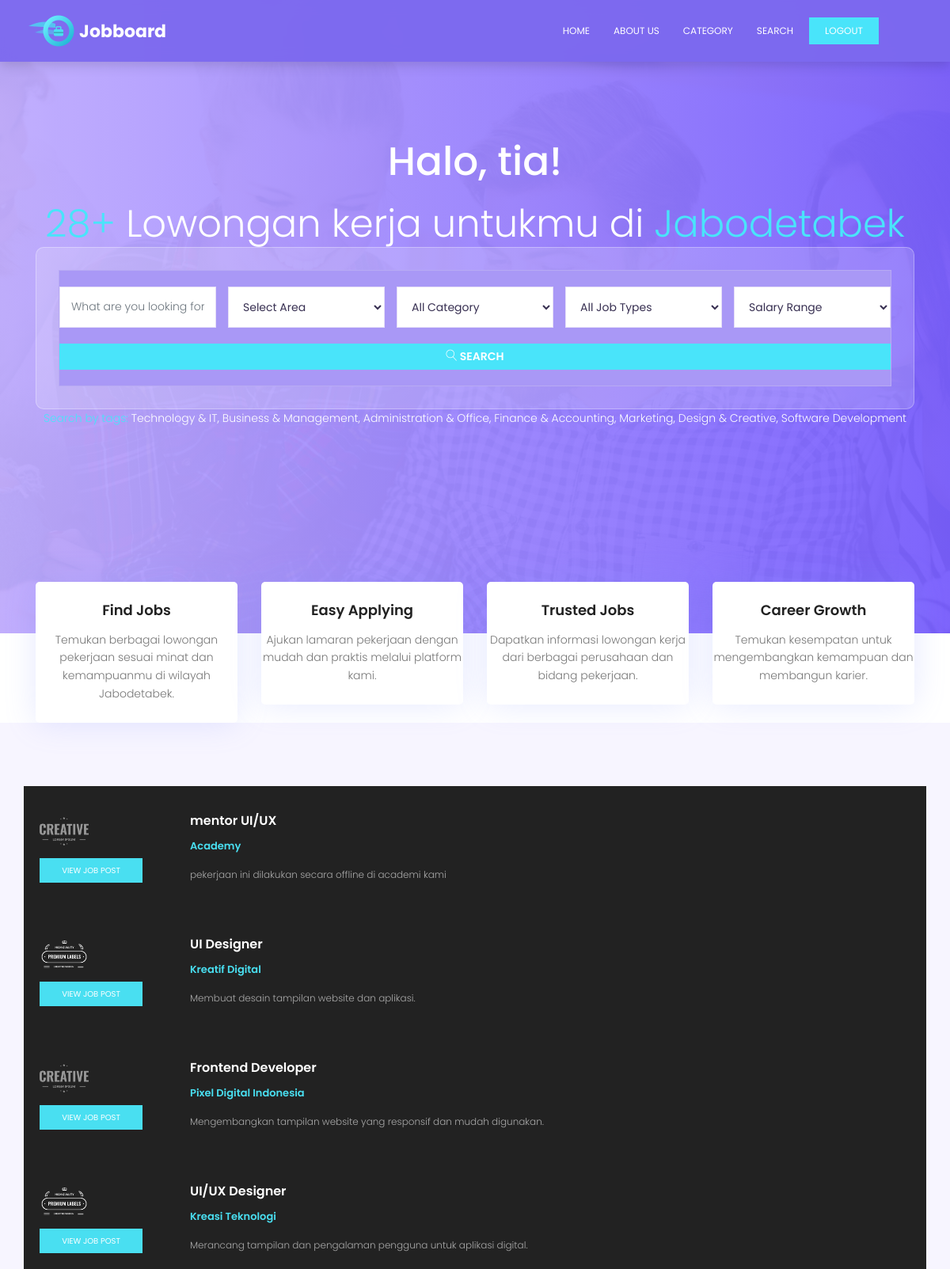
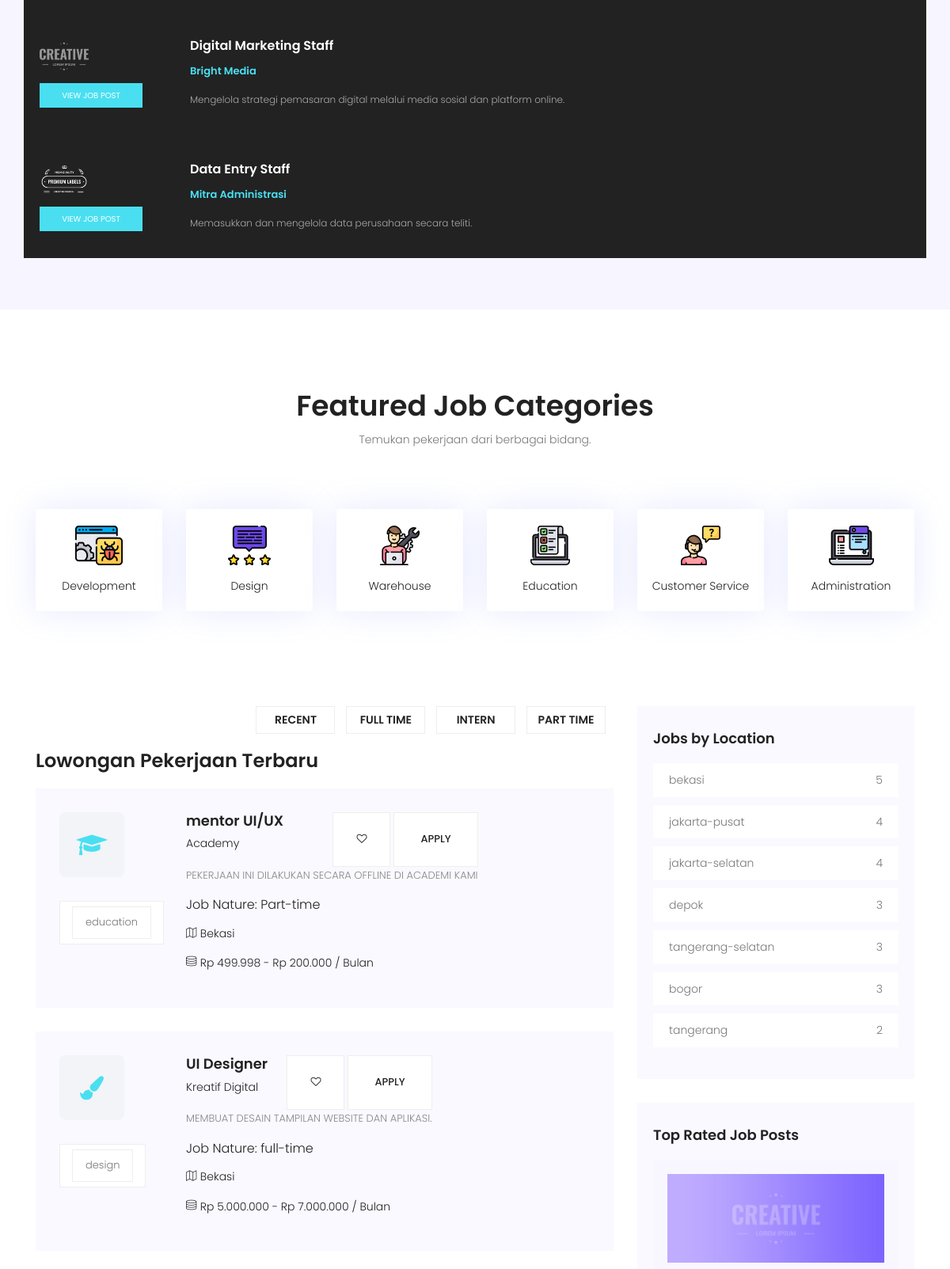
Screenshot of /home.php (signed in, upper part) with the database file from the repository (2 pictures, top to bottom).
### tables this page shows
CREATE TABLE `users` (
  `id` int(11) NOT NULL,
  `nama` varchar(100) NOT NULL,
  `email` varchar(100) NOT NULL,
  `no_hp` varchar(20) NOT NULL,
  `password` varchar(255) NOT NULL,
  `created_at` timestamp NOT NULL DEFAULT current_timestamp()
);

CREATE TABLE `jobs` (
  `id` int(11) NOT NULL,
  `judul_posisi` varchar(150) NOT NULL,
  `nama_perusahaan` varchar(150) NOT NULL,
  `deskripsi` text NOT NULL,
  `persyaratan` text DEFAULT NULL,
  `lokasi` varchar(100) NOT NULL,
  `kategori` varchar(100) NOT NULL,
  `category_id` int(11) DEFAULT NULL,
  `tipe` varchar(50) NOT NULL,
  `gaji_min` bigint(20) DEFAULT 0,
  `gaji_max` bigint(20) DEFAULT 0,
  `status` enum('Buka','Tutup') DEFAULT 'Buka',
  `created_at` timestamp NOT NULL DEFAULT current_timestamp()
);

### home.php (the view, shortened to what the rows shown need)
<?php
require 'auth.php';
include 'koneksi.php';
$query = "SELECT * FROM jobs
          WHERE status = 'Buka'
          ORDER BY created_at DESC
          LIMIT 6";
$jobs_result = mysqli_query($conn, $query);
$weekly_count_result = mysqli_query($conn, "
    SELECT COUNT(*) AS total
    FROM jobs
    WHERE created_at >= DATE_SUB(NOW(), INTERVAL 7 DAY)
");
$weekly_count = $weekly_count_result ? (int) mysqli_fetch_assoc($weekly_count_result)['total'] : 0;
$top_jobs_result = mysqli_query($conn, "
    SELECT * FROM jobs
    WHERE status = 'Buka'
    ORDER BY created_at DESC
    LIMIT 3
");
$popular_jobs_result = mysqli_query($conn, "
    SELECT * FROM jobs
    WHERE status = 'Buka'
    ORDER BY created_at DESC
    LIMIT 6
");
?>
<!DOCTYPE html>
<html lang="id" class="no-js">
<head>
    <link rel="stylesheet" href="css/linearicons.css">
    <link rel="stylesheet" href="css/font-awesome.min.css">
    <link rel="stylesheet" href="css/bootstrap.css">
    <link rel="stylesheet" href="css/magnific-popup.css">
    <link rel="stylesheet" href="css/nice-select.css">
    <link rel="stylesheet" href="css/animate.min.css">
    <link rel="stylesheet" href="css/owl.carousel.css">
    <link rel="stylesheet" href="css/main.css">
    <link rel="stylesheet" href="style.css">
</head>
<body>
<section class="banner-area relative" id="home">
    <div class="container">
        <div class="row fullscreen d-flex align-items-center justify-content-center">
            <div class="banner-content col-lg-12">
                <h1 class="text-white" style="font-size: 50px; font-weight: 500; margin-bottom: 12px;">
                    Halo, <?php echo htmlspecialchars($user['nama']); ?>!
                </h1>
                <h1 class="text-white">
                    <span><?php echo number_format($weekly_count); ?>+</span>
                    Lowongan kerja untukmu di
                    <span>Jabodetabek</span>
                </h1>
                <form action="search.php" method="GET" class="serach-form-area">
                    <div class="row justify-content-center form-wrap">
                    </div>
                </form>
                <p class="text-white">
                    <span>Search by tags:</span>
                    Technology & IT, Business & Management, Administration & Office,
                    Finance & Accounting, Marketing, Design & Creative,
                    Software Development
                </p>
            </div>
        </div>
    </div>
</section>
<section class="popular-post-area pt-100">
    <div class="container">
        <div class="row align-items-center">
            <div class="active-popular-post-carusel owl-carousel owl-theme">
                <?php if (mysqli_num_rows($popular_jobs_result) > 0): ?>
                    <?php $i = 1; ?>
                    <?php while ($popular = mysqli_fetch_assoc($popular_jobs_result)): ?>
                        <div class="single-popular-post d-flex flex-row">
                            <div class="thumb">
                                <img class="img-fluid"
                                     src="img/<?php echo ($i % 2 == 0) ? 'p2.png' : 'p1.png'; ?>"
                                     alt="Job">
                                <a class="btns text-uppercase"
                                   href="single.php?id=<?php echo (int) $popular['id']; ?>">
                                    View Job Post
                                </a>
                            </div>
                            <div class="details">
                                <a href="single.php?id=<?php echo (int) $popular['id']; ?>">
                                    <h4><?php echo htmlspecialchars($popular['judul_posisi']); ?></h4>
                                </a>
                                <h6><?php echo htmlspecialchars($popular['nama_perusahaan']); ?></h6>
                                <p><?php echo htmlspecialchars($popular['deskripsi']); ?></p>
                            </div>
                        </div>
                        <?php $i++; ?>
                    <?php endwhile; ?>
                <?php else: ?>
                    <p>Belum ada lowongan pekerjaan tersedia.</p>
                <?php endif; ?>
            </div>
        </div>
    </div>
</section>
<section class="feature-cat-area pt-100" id="category">
    <div class="container">
        <div class="row d-flex justify-content-center">
            <div class="menu-content pb-60 col-lg-10">
                <div class="title text-center">
                    <h1 class="mb-10">Featured Job Categories</h1>
                </div>
            </div>
        </div>
    </div>
</section>
<section class="post-area section-gap">
    <div class="container">
        <div class="row justify-content-center d-flex">
            <div class="col-lg-8 post-list">
                <?php if (mysqli_num_rows($jobs_result) > 0): ?>
                    <?php while ($job = mysqli_fetch_assoc($jobs_result)): ?>
                        <?php
                        $kat = strtolower(trim($job['kategori']));
                        $icon = 'fa-briefcase';
                        $icon_map = [
                            'admin'      => 'fa-folder-open',
                            'finance'    => 'fa-calculator',
                            'keuangan'   => 'fa-calculator',
                            'accounting' => 'fa-calculator',
                            'design'     => 'fa-paint-brush',
                            'desain'     => 'fa-paint-brush',
                            'development'=> 'fa-code',
                            'it'         => 'fa-code',
                            'marketing'  => 'fa-bullhorn',
                            'sales'      => 'fa-line-chart',
                            'hr'         => 'fa-users',
                            'engineering'=> 'fa-cogs',
                            'education'  => 'fa-graduation-cap',
                            'health'     => 'fa-heartbeat',
                        ];
                        foreach ($icon_map as $key => $ic) {
                            if (strpos($kat, $key) !== false) { $icon = $ic; break; }
                        }
                        $tags = [];
                        if (empty($tags)) {
                            $tags = [$job['kategori']];
                        }
                        ?>
                        <div class="single-post d-flex flex-row job-card">
                            <div class="thumb">
                                <div class="job-icon">
                                    <i class="fa <?php echo $icon; ?>"></i>
                                </div>
                                <ul class="tags">
                                    <?php foreach ($tags as $tag): ?>
                                        <li>
                                            <a href="category.php?kategori=<?php echo urlencode($tag); ?>">
                                                <?php echo htmlspecialchars($tag); ?>
                                            </a>
                                        </li>
                                    <?php endforeach; ?>
                                </ul>
                            </div>
                            <div class="details">
                                <div class="title d-flex flex-row justify-content-between">
                                    <div class="titles">
                                        <a href="single.php?id=<?php echo (int) $job['id']; ?>">
                                            <h4><?php echo htmlspecialchars($job['judul_posisi']); ?></h4>
                                        </a>
                                        <h6><?php echo htmlspecialchars($job['nama_perusahaan']); ?></h6>
                                    </div>
                                    <ul class="btns">
                                        <li class="heart-btn" title="Simpan lowongan">
                                            <a href="#" onclick="this.querySelector('i').classList.toggle('fa-heart-o'); this.querySelector('i').classList.toggle('fa-heart'); return false;">
                                                <i class="fa fa-heart-o"></i>
                                            </a>
                                        </li>
                                        <li>
                                            <a href="single.php?id=<?php echo (int) $job['id']; ?>">
                                                Apply
                                            </a>
                                        </li>
                                    </ul>
                                </div>
                                <p class="job-desc">
                                    <?php echo htmlspecialchars($job['deskripsi']); ?>
                                </p>
                                <h5>
                                    Job Nature:
                                    <?php echo htmlspecialchars(ucfirst($job['tipe'])); ?>
                                </h5>
                                <p class="address">
                                    <span class="lnr lnr-map"></span>
                                    <?php echo htmlspecialchars(ucwords(str_replace('-', ' ', $job['lokasi']))); ?>
                                </p>
                                <p class="address">
                                    <span class="lnr lnr-database"></span>
                                    Rp <?php echo number_format($job['gaji_min'], 0, ',', '.'); ?>
                                    -
                                    Rp <?php echo number_format($job['gaji_max'], 0, ',', '.'); ?>
                                    / Bulan
                                </p>
                            </div>
                        </div>
                    <?php endwhile; ?>
                <?php else: ?>
                    <p>Belum ada lowongan pekerjaan yang tersedia.</p>
                <?php endif; ?>
            </div>
            <div class="col-lg-4 sidebar">
                <div class="single-slidebar">
                    <div class="active-relatedjob-carusel owl-carousel owl-theme">
                        <?php if (mysqli_num_rows($top_jobs_result) > 0): ?>
                            <?php while ($top_job = mysqli_fetch_assoc($top_jobs_result)): ?>
                                <div class="single-rated">
                                    <img class="img-fluid" src="img/r1.jpg" alt="Job">
                                </div>
                            <?php endwhile; ?>
                        <?php else: ?>
                            <p>Belum ada lowongan pilihan.</p>
                        <?php endif; ?>
                    </div>
                </div>
        </div>
    </div>
</section>
</body>
</html>

### rows the page displays
users: nama "tia"
jobs: judul_posisi "mentor UI/UX", nama_perusahaan "Academy", deskripsi "pekerjaan ini dilakukan secara offline di academi kami", kategori "education", deskripsi "PEKERJAAN INI DILAKUKAN SECARA OFFLINE DI ACADEMI KAMI", tipe "Part-time", lokasi "Bekasi", gaji_min "499.998", gaji_max "200.000"
jobs: judul_posisi "UI Designer", nama_perusahaan "Kreatif Digital", deskripsi "Membuat desain tampilan website dan aplikasi.", kategori "design", deskripsi "MEMBUAT DESAIN TAMPILAN WEBSITE DAN APLIKASI.", tipe "full-time", lokasi "Bekasi", gaji_min "5.000.000", gaji_max "7.000.000"
jobs: judul_posisi "Frontend Developer", nama_perusahaan "Pixel Digital Indonesia", deskripsi "Mengembangkan tampilan website yang responsif dan mudah digunakan."
jobs: judul_posisi "UI/UX Designer", nama_perusahaan "Kreasi Teknologi", deskripsi "Merancang tampilan dan pengalaman pengguna untuk aplikasi digital."
jobs: judul_posisi "Digital Marketing Staff", nama_perusahaan "Bright Media", deskripsi "Mengelola strategi pemasaran digital melalui media sosial dan platform online."
jobs: judul_posisi "Data Entry Staff", nama_perusahaan "Mitra Administrasi", deskripsi "Memasukkan dan mengelola data perusahaan secara teliti."

### other values shown
$weekly_count "28"
str_replace('-', ' ', $featured_category['kategori']) "Development"
str_replace('-', ' ', $featured_category['kategori']) "Design"
str_replace('-', ' ', $featured_category['kategori']) "Warehouse"
str_replace('-', ' ', $featured_category['kategori']) "Education"
str_replace('-', ' ', $featured_category['kategori']) "Customer Service"
str_replace('-', ' ', $featured_category['kategori']) "Administration"
$location['lokasi'] "bekasi"
$location['total'] "5"
$location['lokasi'] "jakarta-pusat"
$location['total'] "4"
$location['lokasi'] "jakarta-selatan"
$location['lokasi'] "depok"
$location['total'] "3"
$location['lokasi'] "tangerang-selatan"
